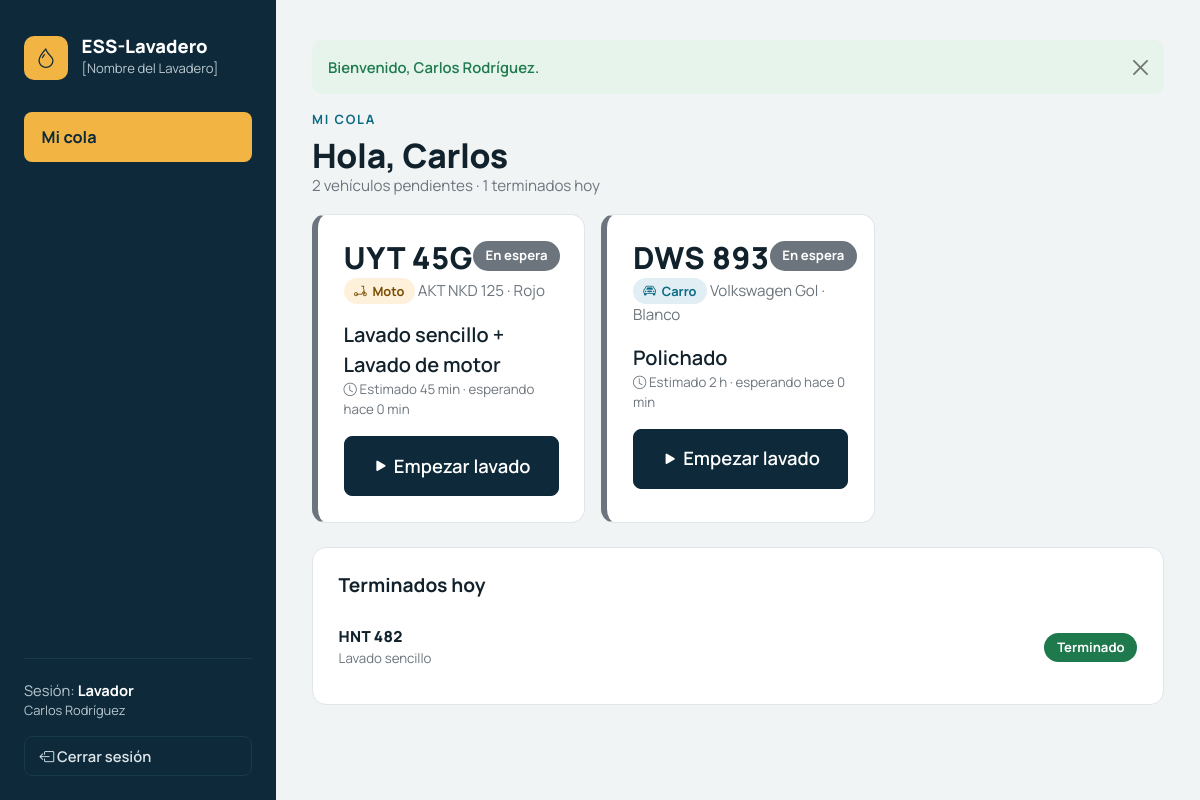
The app's page /index.php?c=lavador&a=index (signed in) with its own data.
### tables this page shows
CREATE TABLE usuarios (
    id              INT UNSIGNED AUTO_INCREMENT PRIMARY KEY,
    nombre          VARCHAR(100) NOT NULL,
    usuario         VARCHAR(50)  NOT NULL,               
    password_hash   VARCHAR(255) NOT NULL,               
    rol             ENUM('dueno','cajero','lavador') NOT NULL,
    telefono        VARCHAR(20)  NULL,
    activo          TINYINT(1)   NOT NULL DEFAULT 1,     
    ultimo_acceso   DATETIME     NULL,
    creado_en       DATETIME     NOT NULL DEFAULT CURRENT_TIMESTAMP,
    actualizado_en  DATETIME     NULL ON UPDATE CURRENT_TIMESTAMP,
    UNIQUE KEY uq_usuarios_usuario (usuario),
    KEY idx_usuarios_rol (rol)
);

CREATE TABLE ordenes (
    id              INT UNSIGNED AUTO_INCREMENT PRIMARY KEY,
    vehiculo_id     INT UNSIGNED NOT NULL,
    lavador_id      INT UNSIGNED NOT NULL,               
    creado_por      INT UNSIGNED NOT NULL,               
    estado          ENUM('en_espera','en_lavado','terminado','entregado','cancelada')
                    NOT NULL DEFAULT 'en_espera',
    total           DECIMAL(12,2) NOT NULL DEFAULT 0,    
    observaciones   VARCHAR(255) NULL,
    fecha_ingreso   DATETIME     NOT NULL DEFAULT CURRENT_TIMESTAMP,
    actualizado_en  DATETIME     NULL ON UPDATE CURRENT_TIMESTAMP,
    KEY idx_ordenes_fecha (fecha_ingreso),
    KEY idx_ordenes_estado (estado),
    KEY idx_ordenes_lavador_estado (lavador_id, estado),
    CONSTRAINT fk_ordenes_vehiculo FOREIGN KEY (vehiculo_id)
        REFERENCES vehiculos (id) ON UPDATE CASCADE ON DELETE RESTRICT,
    CONSTRAINT fk_ordenes_lavador FOREIGN KEY (lavador_id)
        REFERENCES usuarios (id) ON UPDATE CASCADE ON DELETE RESTRICT,
    CONSTRAINT fk_ordenes_creado_por FOREIGN KEY (creado_por)
        REFERENCES usuarios (id) ON UPDATE CASCADE ON DELETE RESTRICT
);

CREATE TABLE vehiculos (
    id              INT UNSIGNED AUTO_INCREMENT PRIMARY KEY,
    cliente_id      INT UNSIGNED NOT NULL,
    placa           VARCHAR(10)  NOT NULL,               
    tipo            ENUM('carro','moto') NOT NULL,
    marca           VARCHAR(50)  NULL,
    color           VARCHAR(30)  NULL,
    creado_en       DATETIME     NOT NULL DEFAULT CURRENT_TIMESTAMP,
    actualizado_en  DATETIME     NULL ON UPDATE CURRENT_TIMESTAMP,
    UNIQUE KEY uq_vehiculos_placa (placa),
    KEY idx_vehiculos_tipo (tipo),
    CONSTRAINT fk_vehiculos_cliente FOREIGN KEY (cliente_id)
        REFERENCES clientes (id) ON UPDATE CASCADE ON DELETE RESTRICT
);

### app/core/Controller.php (called while the page is built, shortened)
<?php
abstract class Controller
{
    protected ?array $usuario = null;
    protected function vista(string $_vista, array $_variables = []): void
    {
        $_variables['usuarioActual'] = $this->usuario ?? Sesion::usuario();
        extract($_variables, EXTR_SKIP);
        require VIEWS_PATH . $_vista . '.php';
    }
    protected function requiereLogin(): array
    {
        $sesion = Sesion::usuario();
        $fila = (new Usuario())->buscarPorId($sesion['id']);
        return $this->usuario = Sesion::usuario();
    }
    protected function requiereRol(string ...$roles): array
    {
        $usuario = $this->requiereLogin();
        return $usuario;
    }
}

### app/controllers/LavadorController.php (called while the page is built, shortened)
<?php
class LavadorController extends Controller
{
    private Orden $modelo;
    public function __construct()
    {
        $this->requiereRol('lavador');
        $this->modelo = new Orden();
    }
    public function index(): void
    {
        $cola = $this->modelo->colaLavador($this->usuario['id']);
        $this->vista('lavador/index', [
            'titulo'      => 'Mi cola',
            'menuActivo'  => 'lavador',
            'pendientes'  => array_values(array_filter($cola, fn($o) => in_array($o['estado'], ['en_espera', 'en_lavado'], true))),
            'terminados'  => array_values(array_filter($cola, fn($o) => in_array($o['estado'], ['terminado', 'entregado'], true))),
            'autorecarga' => 60,
        ]);
    }
}

### index.php (called while the page is built, shortened)
<?php
require_once __DIR__ . '/config/database.php';
require_once __DIR__ . '/app/helpers/funciones.php';
spl_autoload_register(function (string $clase): void {
    foreach (['core', 'controllers', 'models'] as $carpeta) {
        $archivo = APP_PATH . $carpeta . DIRECTORY_SEPARATOR . $clase . '.php';
        if (is_file($archivo)) {
            return;
        }
    }
});
$accion      = $_GET['a'] ?? 'index';
try {
    $objeto = new $clase();
    $objeto->$accion();
} catch (PDOException $e) {
    $detalle = APP_ENTORNO === 'desarrollo' ? ' Detalle: ' . $e->getMessage() : '';
    mostrar_error(500, 'Error de base de datos',
        'No se pudo completar la operación. Verifique que MySQL esté encendido en XAMPP.' . $detalle);
}

### app/models/Usuario.php (called while the page is built, shortened)
<?php
class Usuario
{
    private PDO $db;
    public function __construct()
    {
        $this->db = Database::conectar();
    }
    public function buscarPorId(int $id): ?array
    {
        $stmt = $this->db->prepare('SELECT * FROM usuarios WHERE id = :id');
        $stmt->execute([':id' => $id]);
        return $stmt->fetch() ?: null;
    }
}

### config/database.php (called while the page is built, shortened)
<?php
class Database
{
    private static ?PDO $conexion = null;
    public static function conectar(): PDO
    {
        if (self::$conexion === null) {
            $dsn = 'mysql:host=' . DB_HOST
                 . ';port=' . DB_PUERTO
                 . ';dbname=' . DB_NOMBRE
                 . ';charset=' . DB_CHARSET;
            $opciones = [
                PDO::ATTR_ERRMODE            => PDO::ERRMODE_EXCEPTION,
                PDO::ATTR_DEFAULT_FETCH_MODE => PDO::FETCH_ASSOC,
                PDO::ATTR_EMULATE_PREPARES   => false,
            ];
            self::$conexion = new PDO($dsn, DB_USUARIO, DB_CLAVE, $opciones);
            self::$conexion->exec("SET time_zone = '-05:00'");
        }
        return self::$conexion;
    }
}

### app/core/Sesion.php (called while the page is built, shortened)
<?php
class Sesion
{
    public static function usuario(): ?array
    {
        return $_SESSION['usuario'] ?? null;
    }
    public static function obtenerFlashes(): array
    {
        $mensajes = $_SESSION['flash'] ?? [];
        return $mensajes;
    }
}

### app/models/Orden.php (called while the page is built, shortened)
<?php
class Orden
{
    private PDO $db;
    public function __construct()
    {
        $this->db = Database::conectar();
    }
    public function colaLavador(int $lavadorId): array
    {
        $sql = self::SELECT_LISTADO . "
                WHERE o.lavador_id = :lavador
                  AND (o.estado IN ('en_espera', 'en_lavado')
                       OR (o.estado IN ('terminado', 'entregado') AND o.fecha_ingreso >= CURDATE()))
                ORDER BY FIELD(o.estado, 'en_lavado', 'en_espera', 'terminado', 'entregado'), o.fecha_ingreso";
        $stmt = $this->db->prepare($sql);
        $stmt->execute([':lavador' => $lavadorId]);
        return $stmt->fetchAll();
    }
}

### app/views/lavador/index.php (the view, shortened to what this page needs)
<?php
require VIEWS_PATH . 'layouts/header.php';
?>
<div class="mb-3">
    <div class="ceja">Mi cola</div>
    <h1 class="titulo-pagina">Hola, <?= e(explode(' ', $usuarioActual['nombre'])[0]) ?></h1>
    <p class="text-secondary mb-0">
        <?= count($pendientes) ?> <?= count($pendientes) === 1 ? 'vehículo pendiente' : 'vehículos pendientes' ?>
        · <?= count($terminados) ?> terminados hoy
    </p>
</div>
<div class="row g-3 mb-4">
    <?php foreach ($pendientes as $o): ?>
        <div class="col-md-6 col-xl-4">
            <div class="tarjeta tarjeta-lavador estado-borde-<?= e($o['estado']) ?>">
                <div class="d-flex justify-content-between align-items-start">
                    <div class="placa placa-grande"><?= e(placa_formato($o['placa'])) ?></div>
                    <?= estado_badge($o['estado']) ?>
                </div>
                <div class="text-secondary mt-1">
                    <?= tipo_badge($o['tipo']) ?> <?= e(trim(($o['marca'] ?? '') . ' · ' . ($o['color'] ?? ''), ' ·')) ?>
                </div>
                <div class="fs-5 fw-semibold mt-3"><?= e($o['servicios']) ?></div>
                <div class="text-secondary small">
                    <i class="bi bi-clock"></i> Estimado <?= e(duracion_texto((int) $o['duracion_estimada'])) ?>
                    · <?= $o['estado'] === 'en_lavado' ? 'lavando hace' : 'esperando hace' ?>
                    <?= e(tiempo_desde($o['fecha_estado'] ?? $o['fecha_ingreso'])) ?>
                </div>
                <form method="post" action="<?= url('lavador', 'avanzar') ?>" class="mt-3">
                    <?php if ($o['estado'] === 'en_espera'): ?>
                        <button type="submit" class="btn btn-ess btn-lg w-100 boton-lavador">
                            <i class="bi bi-play-fill"></i> Empezar lavado
                        </button>
                    <?php else: ?>
                        <button type="submit" class="btn btn-exito btn-lg w-100 boton-lavador">
                            <i class="bi bi-check-lg"></i> Marcar terminado
                        </button>
                    <?php endif; ?>
                </form>
            </div>
        </div>
    <?php endforeach; ?>
</div>
<?php if ($terminados): ?>
    <div class="tarjeta">
        <h2 class="tarjeta-titulo">Terminados hoy</h2>
        <ul class="list-unstyled mb-0 lista-terminados">
            <?php foreach ($terminados as $o): ?>
                <li class="d-flex justify-content-between align-items-center">
                    <span>
                        <span class="placa"><?= e(placa_formato($o['placa'])) ?></span>
                        <span class="text-secondary small d-block"><?= e($o['servicios']) ?></span>
                    </span>
                    <?= estado_badge($o['estado']) ?>
                </li>
            <?php endforeach; ?>
        </ul>
    </div>
<?php endif; ?>
<?php require VIEWS_PATH . 'layouts/footer.php'; ?>

### app/views/layouts/header.php (shortened to what this page needs)
<?php
$menuActivo    = $menuActivo ?? '';
$usuarioActual = $usuarioActual ?? null;
$rolActual     = $usuarioActual['rol'] ?? '';
?>
<!DOCTYPE html>
<html lang="es">
<head>
    <link href="https://cdn.jsdelivr.net/npm/bootstrap@5.3.3/dist/css/bootstrap.min.css" rel="stylesheet">
    <link href="https://cdn.jsdelivr.net/npm/bootstrap-icons@1.11.3/font/bootstrap-icons.min.css" rel="stylesheet">
    <link href="<?= recurso('css/estilos.css') ?>" rel="stylesheet">
</head>
<body<?= !empty($autorecarga) ? ' data-autorecarga="' . (int) $autorecarga . '"' : '' ?>>
<div class="app">
    <?php if ($usuarioActual): ?>
    <aside class="sidebar offcanvas-lg offcanvas-start" tabindex="-1" id="menuLateral">
        <div class="sidebar-cuerpo">
            <div class="d-flex justify-content-between align-items-start">
                <a class="marca" href="<?= url() ?>">
                    <span class="marca-icono"><i class="bi bi-droplet"></i></span>
                    <span>
                        <span class="marca-nombre"><?= e(APP_NOMBRE) ?></span>
                        <span class="marca-negocio"><?= e(NEGOCIO_NOMBRE) ?></span>
                    </span>
                </a>
            </div>
            <ul class="menu">
                <?php foreach (menu_por_rol($rolActual) as $opcion): ?>
                    <li>
                        <a href="<?= url($opcion['c']) ?>"
                           class="<?= $opcion['c'] === $menuActivo ? 'activo' : '' ?>">
                            <?= e($opcion['texto']) ?>
                        </a>
                    </li>
                <?php endforeach; ?>
            </ul>
            <div class="sidebar-pie">
                Sesión: <strong><?= e(rol_texto($rolActual)) ?></strong>
                <div class="small mb-3"><?= e($usuarioActual['nombre']) ?></div>
                <form method="post" action="<?= url('auth', 'logout') ?>">
                    <button type="submit" class="btn-salir">
                        <i class="bi bi-box-arrow-left"></i> Cerrar sesión
                    </button>
                </form>
            </div>
        </div>
    </aside>
    <?php endif; ?>
    <main class="contenido">
        <?php foreach (Sesion::obtenerFlashes() as $flash): ?>
            <div class="alert alerta-<?= e($flash['tipo']) ?> alert-dismissible fade show" role="alert">
                <?= e($flash['mensaje']) ?>
                <button type="button" class="btn-close" data-bs-dismiss="alert" aria-label="Cerrar"></button>
            </div>
        <?php endforeach; ?>

### app/helpers/funciones.php (shortened to what this page needs)
<?php
function e($texto): string
{
    return htmlspecialchars((string) $texto, ENT_QUOTES, 'UTF-8');
}
function url(string $controlador = '', string $accion = '', array $extra = []): string
{
    $parametros = [];
    if ($controlador !== '') {
        $parametros['c'] = $controlador;
    }
    if ($accion !== '') {
        $parametros['a'] = $accion;
    }
    $parametros += $extra;
    return BASE_URL . 'index.php' . ($parametros ? '?' . http_build_query($parametros) : '');
}
function recurso(string $ruta): string
{
    return BASE_URL . 'public/' . ltrim($ruta, '/');
}
function placa_formato(string $placa): string
{
    return strlen($placa) === 6 ? substr($placa, 0, 3) . ' ' . substr($placa, 3) : $placa;
}
function duracion_texto(int $minutos): string
{
    if ($minutos < 60) {
        return $minutos . ' min';
    }
    $horas = intdiv($minutos, 60);
    $resto = $minutos % 60;
    return $horas . ' h' . ($resto ? ' ' . $resto . ' min' : '');
}
function tipo_badge(string $tipo): string
{
    $icono = $tipo === 'moto' ? 'bi-scooter' : 'bi-car-front';
    return '<span class="tipo tipo-' . e($tipo) . '"><i class="bi ' . $icono . '"></i> '
         . e(ucfirst($tipo)) . '</span>';
}
function estado_texto(string $estado): string
{
    $textos = [
        'en_espera' => 'En espera',
        'en_lavado' => 'En lavado',
        'terminado' => 'Terminado',
        'entregado' => 'Entregado',
        'cancelada' => 'Cancelada',
    ];
    return $textos[$estado] ?? $estado;
}
function estado_badge(string $estado): string
{
    return '<span class="estado estado-' . e($estado) . '">' . e(estado_texto($estado)) . '</span>';
}
function rol_texto(string $rol): string
{
    return ['dueno' => 'Dueño', 'cajero' => 'Cajero', 'lavador' => 'Lavador'][$rol] ?? $rol;
}
function tiempo_desde(string $fecha): string
{
    $minutos = max(0, (int) floor((time() - strtotime($fecha)) / 60));
    return duracion_texto($minutos);
}
function menu_por_rol(string $rol): array
{
    $menus = [
        'dueno' => [
            ['c' => 'tablero',   'texto' => 'Tablero'],
            ['c' => 'orden',     'texto' => 'Servicios'],
            ['c' => 'caja',      'texto' => 'Caja diaria'],
            ['c' => 'cliente',   'texto' => 'Clientes y vehículos'],
            ['c' => 'catalogo',  'texto' => 'Catálogo'],
            ['c' => 'insumo',    'texto' => 'Insumos'],
            ['c' => 'equipo',    'texto' => 'Equipos'],
            ['c' => 'reporte',   'texto' => 'Reportes'],
            ['c' => 'usuario',   'texto' => 'Usuarios'],
        ],
        'cajero' => [
            ['c' => 'orden',     'texto' => 'Servicios'],
            ['c' => 'caja',      'texto' => 'Caja diaria'],
            ['c' => 'cliente',   'texto' => 'Clientes y vehículos'],
        ],
        'lavador' => [
            ['c' => 'lavador',   'texto' => 'Mi cola'],
        ],
    ];
    return $menus[$rol] ?? [];
}

### records on screen
usuarios: rol "Lavador", nombre "Carlos Rodríguez", nombre "Carlos"
ordenes: vehiculo.placa "UYT 45G", estado "En espera", vehiculo.tipo "Moto", vehiculo.color "AKT NKD 125 · Rojo", servicios "Lavado sencillo + Lavado de motor", duracion_estimada "45 min", shows "esperando hace", fecha_ingreso "0 min", shows "Empezar lavado"
ordenes: vehiculo.placa "DWS 893", estado "En espera", vehiculo.tipo "Carro", vehiculo.color "Volkswagen Gol · Blanco", servicios "Polichado", duracion_estimada "2 h", shows "esperando hace", fecha_ingreso "0 min", shows "Empezar lavado"
ordenes: vehiculo.placa "HNT 482", servicios "Lavado sencillo", estado "Terminado"

### other values on screen
APP_NOMBRE "ESS-Lavadero"
NEGOCIO_NOMBRE "[Nombre del Lavadero]"
$opcion['texto'] "Mi cola"
$flash['mensaje'] "Bienvenido, Carlos Rodríguez."
count($pendientes) "2"
count($terminados) "1"
